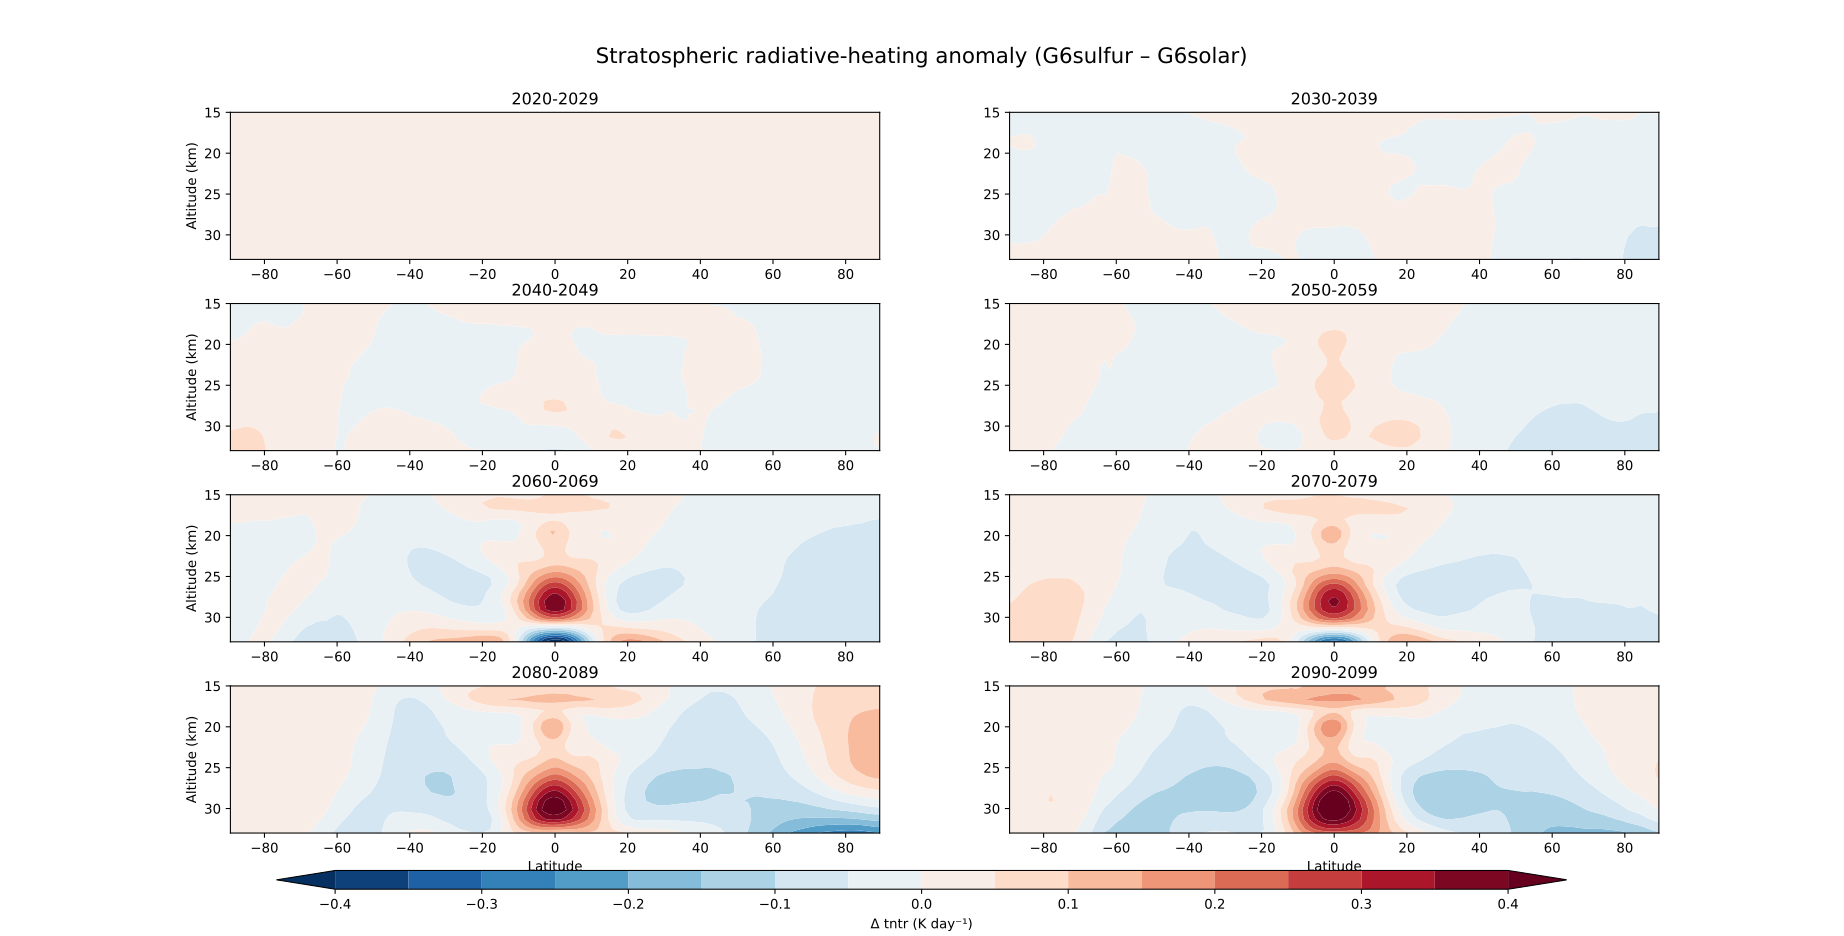

Source code (Python):
import xarray as xr
import numpy as np
import matplotlib.pyplot as plt
import glob
from matplotlib.gridspec import GridSpec

data_dir = "C:/Users/gabri/Downloads/All_Data_nc"

# -------- helper for quick file grab --------
def open_tntr(exp):
    files = glob.glob(f"{data_dir}/tntr_CFmon_UKESM1-0-LL_{exp}*.nc")
    ds = xr.open_mfdataset(files, combine="by_coords", parallel=False)
    return ds["tntr"]            # (time, lev, lat, lon)

# -------- load both experiments --------
tntr_sulf  = open_tntr("G6sulfur")
tntr_solar = open_tntr("G6solar")

# -------- convert K s⁻1 → K day⁻1 for readability --------
tntr_sulf  = tntr_sulf * 86400
tntr_solar = tntr_solar * 86400

# -------- baseline σ for stippling (2000-14) --------
base = slice("2000-01-01", "2014-12-30")
σ_nat = (tntr_sulf.sel(time=base) - tntr_solar.sel(time=base)).std("time").mean("lon")

# -------- create decadal periods --------
decades = [
    ("2020-2029", slice("2020-01-01", "2029-12-30")),
    ("2030-2039", slice("2030-01-01", "2039-12-30")),
    ("2040-2049", slice("2040-01-01", "2049-12-30")),
    ("2050-2059", slice("2050-01-01", "2059-12-30")),
    ("2060-2069", slice("2060-01-01", "2069-12-30")),
    ("2070-2079", slice("2070-01-01", "2079-12-30")),
    ("2080-2089", slice("2080-01-01", "2089-12-30")),
    ("2090-2099", slice("2090-01-01", "2099-12-30"))
]

# -------- create panel plot --------
fig = plt.figure(figsize=(16, 12))
gs = GridSpec(4, 2, figure=fig, hspace=0.3, wspace=0.2)

# Global colorbar levels and settings
levels = np.arange(-0.4, 0.45, 0.05)
cmap = "RdBu_r"

for i, (decade_label, period) in enumerate(decades):
    row, col = divmod(i, 2)
    ax = fig.add_subplot(gs[row, col])
    
    # Calculate decadal mean and difference
    tntr_sulf_dec = tntr_sulf.sel(time=period).mean("time")
    tntr_solar_dec = tntr_solar.sel(time=period).mean("time")
    Δtntr = (tntr_sulf_dec - tntr_solar_dec).mean("lon")  # (lev, lat)
    
    # Calculate stippling (areas where signal < 1σ)
    stipple = np.abs(Δtntr) < σ_nat  # boolean mask (lev, lat)
    
    # Plot data
    lev_km = Δtntr.lev / 1000    # convert m → km for y-axis
    pcm = ax.contourf(Δtntr.lat, lev_km, Δtntr, levels=levels,
                      cmap=cmap, extend="both")
    
    # Add stippling where signal < 1σ
    ax.contourf(Δtntr.lat, lev_km, stipple, levels=[0.5, 1], 
                hatches=["..."], colors="none")
    
    # Set consistent axes limits and labels
    ax.set_ylim(33, 15)  # show 15–33 km only
    ax.set_title(f"{decade_label}")
    
    # Only add y-label for left column
    if col == 0:
        ax.set_ylabel("Altitude (km)")
    
    # Only add x-label for bottom row
    if row == 3:
        ax.set_xlabel("Latitude")

# Add a color bar at the bottom spanning all subplots
cbar_ax = fig.add_axes([0.15, 0.05, 0.7, 0.02])  # [left, bottom, width, height]
cbar = fig.colorbar(pcm, cax=cbar_ax, orientation='horizontal')
cbar.set_label("Δ tntr (K day⁻¹)", labelpad=5)

# Add main title
fig.suptitle("Stratospheric radiative-heating anomaly (G6sulfur – G6solar)", 
             fontsize=16, y=0.95)

plt.tight_layout(rect=[0, 0.08, 1, 0.93])  # Adjust for the colorbar and title
plt.show()
